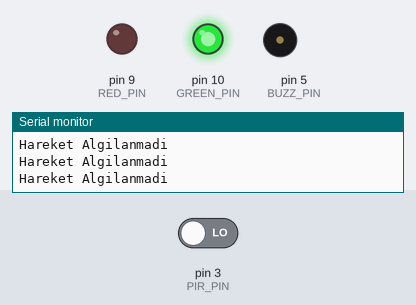
The sketch below on a simulated Arduino Uno, built with avr-gcc and run on an emulated ATmega328P. Parts: output pins drawn as LEDs (lit = HIGH), buzzer (waves = sounding, pin HIGH), the last lines printed to the serial monitor. The inputs (shaded band) are chosen by the test bench; at power-on: pin 3 (PIR_PIN) LOW.

Above: at 1.2 s.
1.3 s: pin 3 (PIR_PIN) driven HIGH
At 2.2 s:
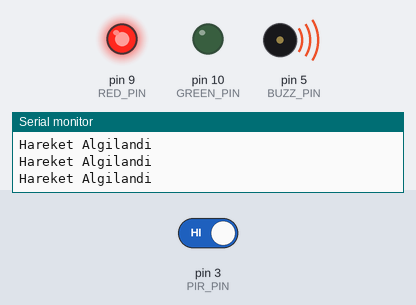
2.8 s: pin 3 (PIR_PIN) driven LOW
At 3.4 s:
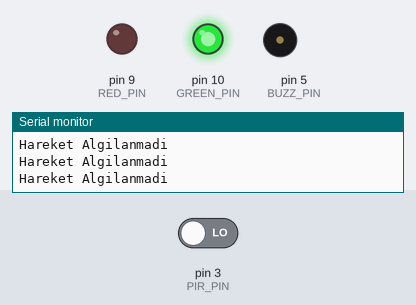
Timing chart, 0 to 5.8 s (numbered marks = the images above; inputs shaded):
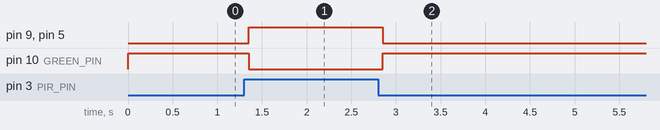

Measured:
- after the input at 1.3 s, pin 9 (RED_PIN), pin 5 (BUZZ_PIN): LOW → HIGH after 0.05 s; pin 10 (GREEN_PIN): HIGH → LOW after 0.05 s
- after the input at 2.8 s, pin 9 (RED_PIN), pin 5 (BUZZ_PIN): HIGH → LOW after 0.05 s; pin 10 (GREEN_PIN): LOW → HIGH after 0.05 s

The sketch:

HareketPIR.ino
```cpp
int BUZZ_PIN = 5; // Hareket algilaninca ses cikaracak
int GREEN_PIN = 10; // Hareket olmadigi zamanda yesil isik yanacak
int RED_PIN = 9; // Hareket oldugunda kirmizi isik yanacak
int PIR_PIN = 3; // Hareketi algilama sinyal ucu pini

void setup() {
  pinMode(BUZZ_PIN, OUTPUT);
  pinMode(GREEN_PIN, OUTPUT);
  pinMode(RED_PIN, OUTPUT);
  pinMode(PIR_PIN, INPUT); // Cunku bir hareket girisi sinyali olmali ki digerlerini yakalim
  Serial.begin(9600);
}

void loop() {
  int PIRstate = digitalRead(PIR_PIN); //Harekt oldugunda bize HIGH ve LOW gonderecek
  if(PIRstate == HIGH){ // Eger HIGH ise kirmizi LED'i ve Buzzer'ı calistir
    digitalWrite(BUZZ_PIN, HIGH);
    digitalWrite(RED_PIN, HIGH);
    digitalWrite(GREEN_PIN, LOW);
    Serial.println("Hareket Algilandi");
    delay(50);
  }else { //Eger LOW ise yesil LED'i calistir ve geri kalan dursun
    digitalWrite(BUZZ_PIN, LOW);
    digitalWrite(RED_PIN, LOW);
    digitalWrite(GREEN_PIN, HIGH);
    Serial.println("Hareket Algilanmadi");
    delay(50);
  }
  delay(100);
}
```
